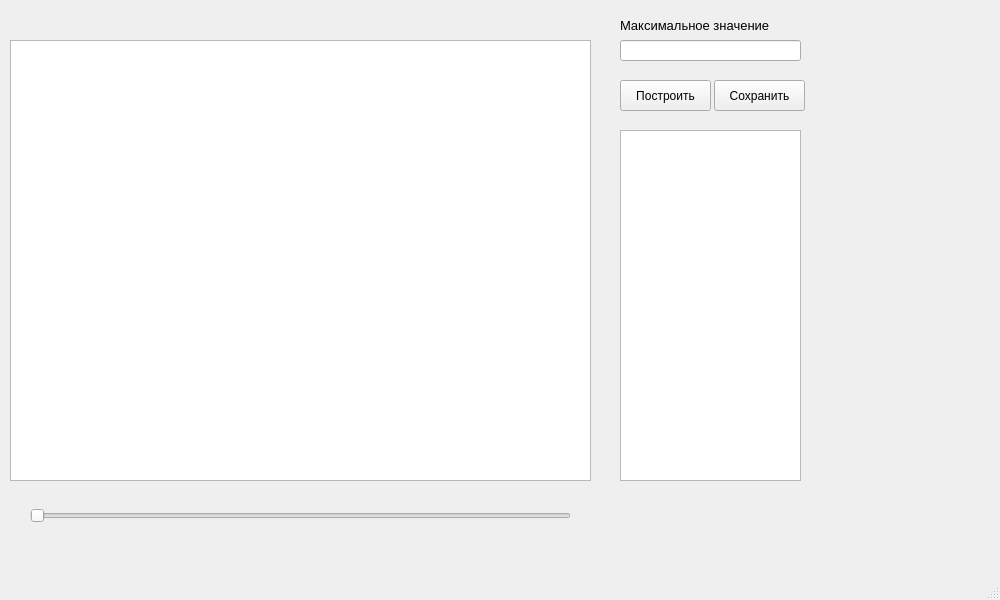
<?xml version="1.0" encoding="UTF-8"?>
<ui version="4.0">
 <class>lab1</class>
 <widget class="QMainWindow" name="lab1">
  <property name="geometry">
   <rect>
    <x>0</x>
    <y>0</y>
    <width>1000</width>
    <height>600</height>
   </rect>
  </property>
  <property name="windowTitle">
   <string>MainWindow</string>
  </property>
  <widget class="QWidget" name="centralwidget">
   <widget class="QGraphicsView" name="graphicsView">
    <property name="geometry">
     <rect>
      <x>10</x>
      <y>40</y>
      <width>581</width>
      <height>441</height>
     </rect>
    </property>
   </widget>
   <widget class="QSlider" name="horizontalSlider">
    <property name="geometry">
     <rect>
      <x>30</x>
      <y>500</y>
      <width>541</width>
      <height>31</height>
     </rect>
    </property>
    <property name="orientation">
     <enum>Qt::Horizontal</enum>
    </property>
   </widget>
   <widget class="QTableView" name="tableView">
    <property name="geometry">
     <rect>
      <x>620</x>
      <y>130</y>
      <width>181</width>
      <height>351</height>
     </rect>
    </property>
   </widget>
   <widget class="QLineEdit" name="lineEdit">
    <property name="geometry">
     <rect>
      <x>620</x>
      <y>40</y>
      <width>181</width>
      <height>21</height>
     </rect>
    </property>
   </widget>
   <widget class="QLabel" name="label">
    <property name="geometry">
     <rect>
      <x>620</x>
      <y>10</y>
      <width>151</width>
      <height>31</height>
     </rect>
    </property>
    <property name="font">
     <font>
      <pointsize>10</pointsize>
     </font>
    </property>
    <property name="text">
     <string>Максимальное значение</string>
    </property>
   </widget>
   <widget class="QPushButton" name="pushButton">
    <property name="geometry">
     <rect>
      <x>714</x>
      <y>80</y>
      <width>91</width>
      <height>31</height>
     </rect>
    </property>
    <property name="text">
     <string>Сохранить</string>
    </property>
   </widget>
   <widget class="QPushButton" name="pushButton_2">
    <property name="geometry">
     <rect>
      <x>620</x>
      <y>80</y>
      <width>91</width>
      <height>31</height>
     </rect>
    </property>
    <property name="text">
     <string>Построить</string>
    </property>
   </widget>
  </widget>
  <widget class="QStatusBar" name="statusbar"/>
  <widget class="QMenuBar" name="menubar">
   <property name="geometry">
    <rect>
     <x>0</x>
     <y>0</y>
     <width>1000</width>
     <height>21</height>
    </rect>
   </property>
  </widget>
 </widget>
 <resources/>
 <connections/>
</ui>
